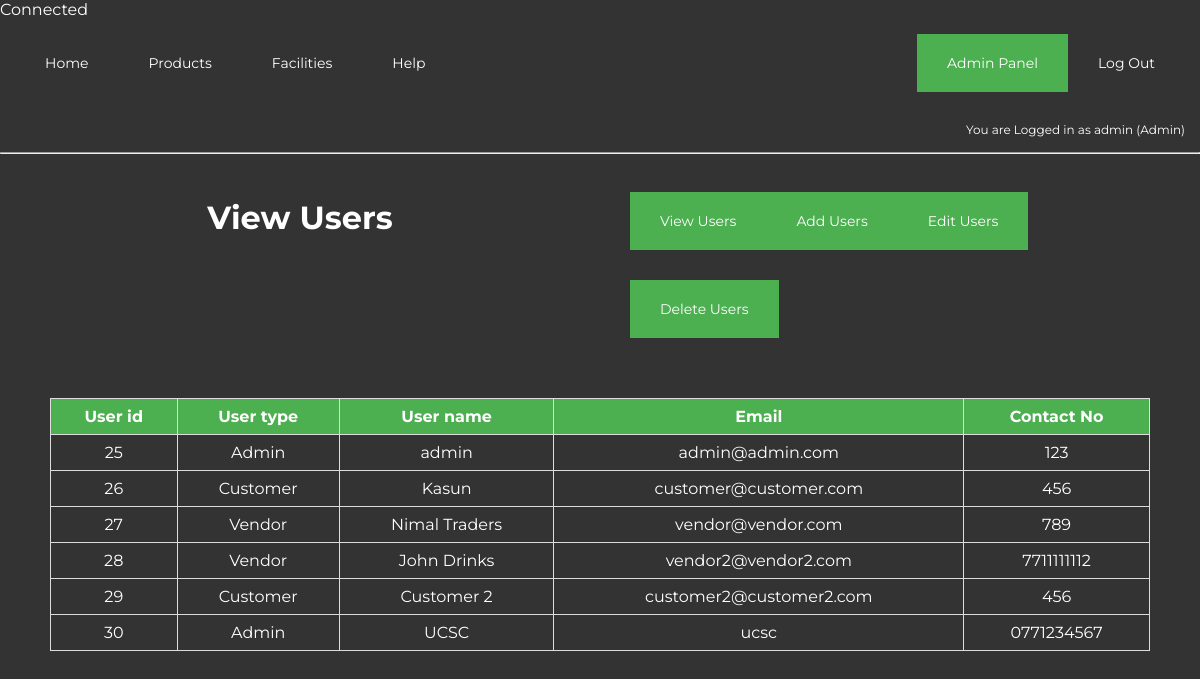
Screenshot of /admin-users.php (signed in) with the database file from the repository.
### tables this page shows
CREATE TABLE `users` (
  `userID` int(11) NOT NULL,
  `name` text NOT NULL,
  `email` varchar(50) NOT NULL,
  `password` varchar(50) NOT NULL,
  `usertype` varchar(1) NOT NULL,
  `contact` varchar(20) NOT NULL
);

### admin-users.php (the view, shortened to what this page needs)
<!DOCTYPE html>
<html>
<head>
    <link rel="stylesheet" type="text/css" href="css/style.css">
</head>
<body>
    <?php include('includes/header.php') ?>
    <hr>
    <div class="row-50">
        <h1 class="div-c">View Users</h1>
    </div>
    <div class="row-50 bg-grey">
        <div class="row-100 navigation">
             <ul class="left-nav bg-green">
                      <li><a href="admin-users.php" class="bg-green" >View Users</a></li>
                      <li><a href="admin-user-add.php" class="bg-green" >Add Users</a></li>
                      <li><a href="admin-user-edit.php" class="bg-green" >Edit Users</a></li>
                      <li><a href="admin-user-delete.php" class="bg-green" >Delete Users</a></li>
                </ul>
        </div>
    </div>
    <?php
        echo "<table border=1 class=\"user\">
                <tr>
                    <th>User id</th>
                    <th>User type</th>
                    <th>User name</th>
                    <th>Email</th>
                    <th>Contact No</th>
                </tr>";
        $allus = "SELECT * FROM users";
        $userquery = mysqli_query($connection,$allus);
        while($row = mysqli_fetch_assoc($userquery)){
            if($row['usertype']=='a'){
                    $type= "Admin";
                }
                elseif($row['usertype']=='v'){
                    $type="Vendor";
                }
                else{
                    $type="Customer";
                }
            echo "<tr>
                <td>".$row['userID']."</td>
                <td>".$type."</td>
                <td>".$row['name']."</td>
                <td>".$row['email']."</td>
                <td>".$row['contact']."</td>
                </tr>";
        }
         echo "</table>";
    ?>
</body>
</html>

### css/style.css (style rules this page uses)
* { box-sizing: border-box; font-family: 'Montserrat', sans-serif; }
body { margin: 0; background-color: #333; color: #FFF; }
h1 { font-size: 32px; }
a { font-size: 14px; text-decoration: none; color: #FFF; }
.row-25, .row-50, .row-75, .row-100 { float: left; position: relative; padding: 15px; }
.row-50 { width: 50%; }
.row-100 { width: 100%; }
.bg-grey { background-color: #333; }
.bg-green { background-color: #4CAF50; }
.div-c { text-align: center; }
.navigation ul { list-style-type: none; margin: 0; padding: 0; background-color: #333; }
.navigation .left-nav { float: left; }
.navigation li { float: left; margin-bottom: 30px; }
.navigation li a { display: block; color: white; text-align: center; padding: 20px 30px; text-decoration: none; }
.user { width: 1100px; margin: 0 auto; table-layout: auto; border-collapse: collapse; }
.user th { background-color: #4CAF50; border: 1px solid #ddd; padding: 8px; text-align: center; }
.user td { border: 1px solid #ddd; padding: 8px; text-align: center; }

### rows the page displays
users: userID "25", usertype "Admin", name "admin", email "admin@admin.com", contact "123"
users: userID "26", usertype "Customer", name "Kasun", email "customer@customer.com", contact "456"
users: userID "27", usertype "Vendor", name "Nimal Traders", email "vendor@vendor.com", contact "789"
users: userID "28", usertype "Vendor", name "John Drinks", email "vendor2@vendor2.com", contact "7711111112"
users: userID "29", usertype "Customer", name "Customer 2", email "customer2@customer2.com", contact "456"
users: userID "30", usertype "Admin", name "UCSC", email "ucsc", contact "0771234567"

### other values shown
$_SESSION['name'] "admin"
